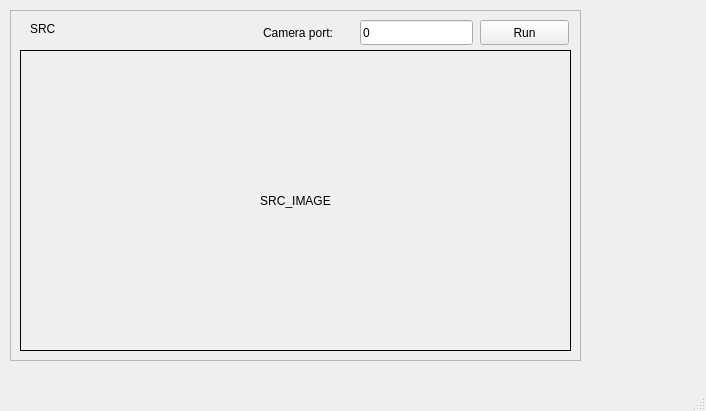
<?xml version="1.0" encoding="UTF-8"?>
<ui version="4.0">
 <class>MainWindow</class>
 <widget class="QMainWindow" name="MainWindow">
  <property name="geometry">
   <rect>
    <x>0</x>
    <y>0</y>
    <width>706</width>
    <height>411</height>
   </rect>
  </property>
  <property name="windowTitle">
   <string>MainWindow</string>
  </property>
  <widget class="QWidget" name="centralwidget">
   <widget class="QFrame" name="frame_2">
    <property name="geometry">
     <rect>
      <x>10</x>
      <y>10</y>
      <width>571</width>
      <height>351</height>
     </rect>
    </property>
    <property name="frameShape">
     <enum>QFrame::StyledPanel</enum>
    </property>
    <property name="frameShadow">
     <enum>QFrame::Raised</enum>
    </property>
    <widget class="QLabel" name="label">
     <property name="geometry">
      <rect>
       <x>20</x>
       <y>10</y>
       <width>67</width>
       <height>17</height>
      </rect>
     </property>
     <property name="text">
      <string>SRC</string>
     </property>
    </widget>
    <widget class="QLabel" name="SRC">
     <property name="geometry">
      <rect>
       <x>10</x>
       <y>40</y>
       <width>551</width>
       <height>301</height>
      </rect>
     </property>
     <property name="frameShape">
      <enum>QFrame::Box</enum>
     </property>
     <property name="text">
      <string>SRC_IMAGE</string>
     </property>
     <property name="alignment">
      <set>Qt::AlignCenter</set>
     </property>
    </widget>
    <widget class="QPushButton" name="PBTrun">
     <property name="geometry">
      <rect>
       <x>470</x>
       <y>10</y>
       <width>89</width>
       <height>25</height>
      </rect>
     </property>
     <property name="text">
      <string>Run</string>
     </property>
    </widget>
    <widget class="QLabel" name="label_4">
     <property name="geometry">
      <rect>
       <x>253</x>
       <y>14</y>
       <width>91</width>
       <height>17</height>
      </rect>
     </property>
     <property name="text">
      <string>Camera port:</string>
     </property>
    </widget>
    <widget class="QLineEdit" name="camPort">
     <property name="geometry">
      <rect>
       <x>350</x>
       <y>10</y>
       <width>113</width>
       <height>25</height>
      </rect>
     </property>
     <property name="text">
      <string>0</string>
     </property>
    </widget>
   </widget>
  </widget>
  <widget class="QMenuBar" name="menubar">
   <property name="geometry">
    <rect>
     <x>0</x>
     <y>0</y>
     <width>706</width>
     <height>16</height>
    </rect>
   </property>
  </widget>
  <widget class="QStatusBar" name="statusbar"/>
 </widget>
 <resources/>
 <connections/>
</ui>
